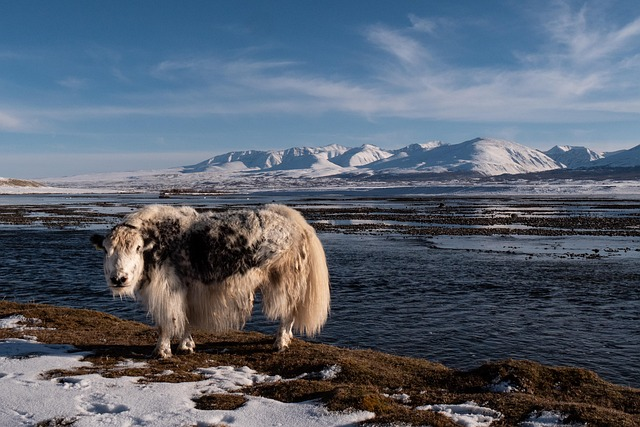
#> input picture day3/images/yak.jpg, 640 x 427 px, found by its file name
$ python day3_challenge.py
#> lines starting #> are read from the running program, lines starting #| are printed output that depends on the picture; after the words box and inside, x2 and y2 are one past the last pixel; in counts of white or black regions, pixels touching at a corner belong together
import cv2
import numpy as np


image = cv2.imread("day3/images/yak.jpg")
#> image is the input picture: shape (427, 640, 3); mean B, G, R 111.1, 97.3, 87.9
scale = 50
width = int(image.shape[1] * scale/100)
#> width = 320
height = int(image.shape[0] * scale /100)
#> height = 213
image = cv2.resize(image, (width, height))
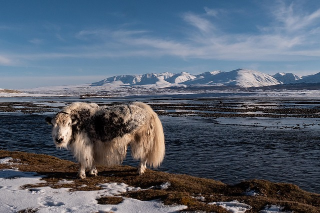
#> image: shape (213, 320, 3); mean B, G, R 111.1, 97.2, 87.9


gray = cv2.cvtColor(image, cv2.COLOR_BGR2GRAY)
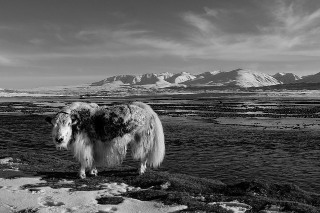
#> gray: shape (213, 320); min 0, max 243, mean 96

blur = cv2.GaussianBlur(gray, (9,9), 0)
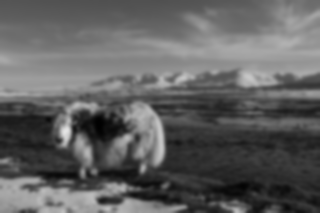
#> blur: shape (213, 320); min 1, max 228, mean 96

edge = cv2.Canny(blur, 25, 200)
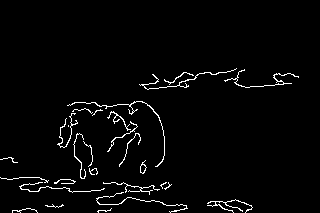
#> edge: shape (213, 320); 2.7% white in thin lines or dots, all inside (x1, y1, x2, y2) = (0, 68, 299, 213)
_, binary = cv2.threshold(blur, 127, 255, cv2.THRESH_BINARY)
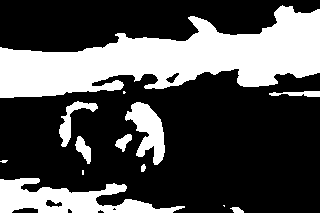
#> binary: shape (213, 320); 31.2% white; 13 white regions (4 under 20 px)

#contours, _ = cv2.findContours(edge, cv2.RETR_EXTERNAL, cv2.CHAIN_APPROX_SIMPLE)
contours, _ = cv2.findContours(binary, cv2.RETR_EXTERNAL, cv2.CHAIN_APPROX_SIMPLE)
#> contours = 13 contours, 4 with area under 20; largest, box (x1, y1, x2, y2) and area: (0, 5, 320, 98) 15012, (0, 178, 185, 213) 3092, (125, 102, 165, 165) 1214, (59, 101, 98, 147) 432, (75, 136, 91, 164) 206

#draw contours and bounding boxes
output = image.copy()
for cnt in contours:
    if cv2.contourArea(cnt) > 500: #filter noise
        x,y,w,h = cv2.boundingRect(cnt)
        cv2.rectangle(output, (x,y), (x+w, y+h), (0,255,0), 2)
#> this loop made 13 passes
#> (x, y, w, h) on passes 3, 9, 13: (0, 178, 185, 35), (125, 102, 40, 63), (0, 5, 320, 93)
#> cnt on passes 2, 4: [[223, 205], [224, 206], [224, 205]], [[82, 170], [82, 174], [83, 174], [83, 170]]
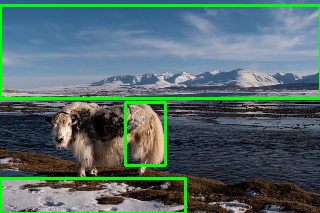
#> output: shape (213, 320, 3); 5.44% of pixels changed, all inside (x1, y1, x2, y2) = (0, 4, 320, 213)

gray_3ch = cv2.cvtColor(gray, cv2.COLOR_GRAY2BGR)
blur_3ch = cv2.cvtColor(blur, cv2.COLOR_GRAY2BGR)
edge_3ch = cv2.cvtColor(edge, cv2.COLOR_GRAY2BGR)
binary_3ch = cv2.cvtColor(binary, cv2.COLOR_GRAY2BGR)
#> binary_3ch: shape (213, 320, 3); 31.2% white; 13 white regions (4 under 20 px), largest, box (x1, y1, x2, y2) and area: (0, 5, 320, 98) 15428, (0, 178, 185, 213) 3286, (125, 102, 165, 165) 1312

stacked = np.hstack([ gray_3ch,edge_3ch,binary_3ch,output ])
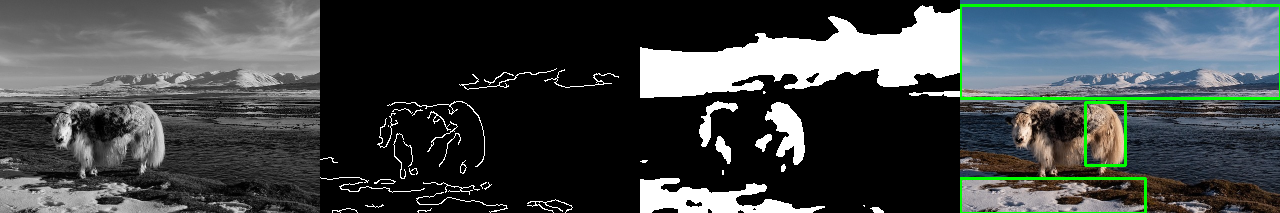
#> stacked: shape (213, 1280, 3); mean B, G, R 71.9, 72.1, 66.4
cv2.imshow("Stacked", stacked)
cv2.waitKey(0)
cv2.destroyAllWindows()
